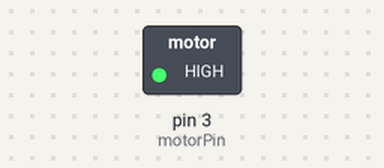
Simulated run of this sketch. Board: Arduino Uno, built with avr-gcc and run on an emulated ATmega328P. Parts: switched loads named in the sketch (green lamp = pin HIGH).

Above: at 0.1 s.
Timing chart, 0 to 1.6 s (numbered marks = the images above):
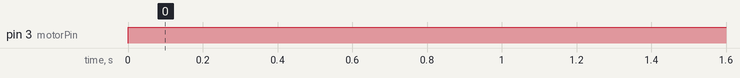

The sketch:

Output_Small_DC_Motor.ino
```cpp
int motorPin = 3;

void setup() {
  pinMode(motorPin, OUTPUT);
  Serial.begin(9600);
}

void loop() {
  analogWrite(motorPin, 255);

}
```

Measured:
- by itself, pin 3 (motorPin): LOW → HIGH at 0.00 s
